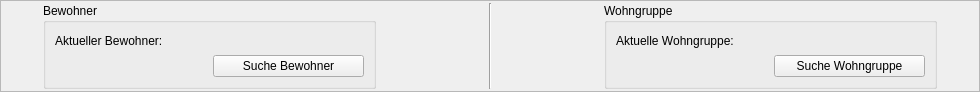
<?xml version="1.0" encoding="UTF-8"?>
<ui version="4.0">
 <class>InfoFrame</class>
 <widget class="QFrame" name="InfoFrame">
  <property name="geometry">
   <rect>
    <x>0</x>
    <y>0</y>
    <width>980</width>
    <height>92</height>
   </rect>
  </property>
  <property name="windowTitle">
   <string>Frame</string>
  </property>
  <property name="frameShape">
   <enum>QFrame::StyledPanel</enum>
  </property>
  <property name="frameShadow">
   <enum>QFrame::Raised</enum>
  </property>
  <layout class="QHBoxLayout" name="horizontalLayout" stretch="0,3,1,0,1,3,0">
   <property name="spacing">
    <number>2</number>
   </property>
   <property name="margin">
    <number>2</number>
   </property>
   <item>
    <spacer name="horizontalSpacer_2">
     <property name="orientation">
      <enum>Qt::Horizontal</enum>
     </property>
     <property name="sizeHint" stdset="0">
      <size>
       <width>40</width>
       <height>20</height>
      </size>
     </property>
    </spacer>
   </item>
   <item>
    <widget class="QGroupBox" name="groupBox">
     <property name="title">
      <string>Bewohner</string>
     </property>
     <layout class="QGridLayout" name="gridLayout">
      <item row="0" column="0" colspan="2">
       <widget class="QLabel" name="label">
        <property name="text">
         <string>Aktueller Bewohner:</string>
        </property>
       </widget>
      </item>
      <item row="1" column="1">
       <widget class="QPushButton" name="pushButton">
        <property name="text">
         <string>Suche Bewohner</string>
        </property>
        <property name="icon">
         <iconset>
          <normaloff>lupe.png</normaloff>lupe.png</iconset>
        </property>
       </widget>
      </item>
     </layout>
    </widget>
   </item>
   <item>
    <spacer name="horizontalSpacer">
     <property name="orientation">
      <enum>Qt::Horizontal</enum>
     </property>
     <property name="sizeHint" stdset="0">
      <size>
       <width>40</width>
       <height>20</height>
      </size>
     </property>
    </spacer>
   </item>
   <item>
    <widget class="Line" name="line">
     <property name="orientation">
      <enum>Qt::Vertical</enum>
     </property>
    </widget>
   </item>
   <item>
    <spacer name="horizontalSpacer_4">
     <property name="orientation">
      <enum>Qt::Horizontal</enum>
     </property>
     <property name="sizeHint" stdset="0">
      <size>
       <width>40</width>
       <height>20</height>
      </size>
     </property>
    </spacer>
   </item>
   <item>
    <widget class="QGroupBox" name="groupBox_2">
     <property name="title">
      <string>Wohngruppe</string>
     </property>
     <layout class="QGridLayout" name="gridLayout_2">
      <item row="0" column="0" colspan="2">
       <widget class="QLabel" name="label_2">
        <property name="text">
         <string>Aktuelle Wohngruppe:</string>
        </property>
       </widget>
      </item>
      <item row="1" column="1">
       <widget class="QPushButton" name="pushButton_2">
        <property name="text">
         <string>Suche Wohngruppe</string>
        </property>
        <property name="icon">
         <iconset>
          <normaloff>lupe.png</normaloff>lupe.png</iconset>
        </property>
       </widget>
      </item>
     </layout>
    </widget>
   </item>
   <item>
    <spacer name="horizontalSpacer_3">
     <property name="orientation">
      <enum>Qt::Horizontal</enum>
     </property>
     <property name="sizeHint" stdset="0">
      <size>
       <width>40</width>
       <height>20</height>
      </size>
     </property>
    </spacer>
   </item>
  </layout>
 </widget>
 <resources/>
 <connections/>
</ui>
